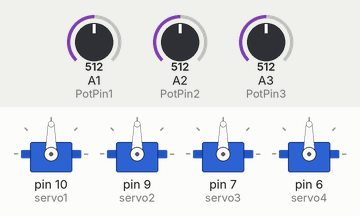
Simulated run of this sketch. Board: Arduino Uno, built with avr-gcc and run on an emulated ATmega328P. Shown: 4 × servo. The inputs (shaded band) are chosen by the test bench; at power-on: A1 (PotPin1) = 512, A2 (PotPin2) = 512, A3 (PotPin3) = 512.

Above: at 1.2 s.
1.3 s: A1 (PotPin1) set to 716
At 2.4 s:
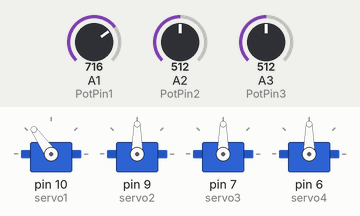
2.8 s: A2 (PotPin2) set to 716
At 3.4 s:
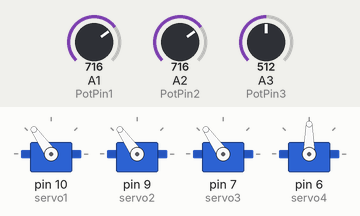
4.3 s: A3 (PotPin3) set to 716
At 5.5 s:
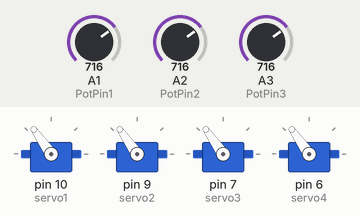
5.8 s: A1 (PotPin1) set to 900
At 6.8 s:
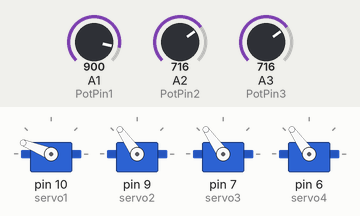
7.3 s: A2 (PotPin2) set to 900
At 7.8 s:
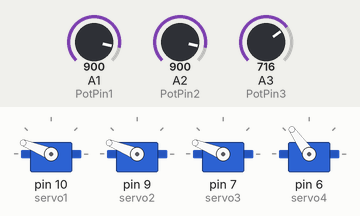
8.8 s: A3 (PotPin3) set to 900
At 9.4 s:
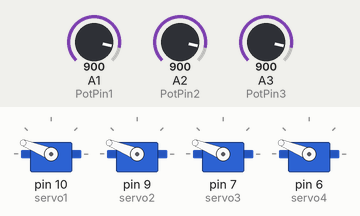
Timing chart, 0 to 11.3 s (numbered marks = the images above; inputs shaded):
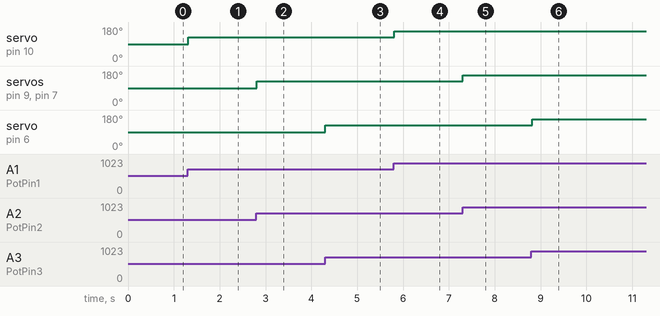

The sketch:

robotic_arm_circuit1.ino
```cpp
#include <Servo.h>
Servo servo1;
Servo servo2;
Servo servo3;
Servo servo4;

// Potentiometer pins
int PotPin1 = A1;
int PotPin2 = A2;
int PotPin3 = A3;

int val1;
int val2;
int val3;


void setup()
{
  servo1.attach(10);
  servo2.attach(9);
  servo3.attach(7);
  servo4.attach(6);
}

void loop()
{
  // Read the values from the potentiometers
  val1 = analogRead(PotPin1);
  val2 = analogRead(PotPin2);
  val3 = analogRead(PotPin3);

  // Convert the values from 0 to 180 degrees
  val1 = map(val1, 0, 1023, 0, 180);
  val2 = map(val2, 0, 1023, 0, 180);
  val3 = map(val3, 0, 1023, 0, 180);

  // Rotate the servo motors
  servo1.write(val1);
  servo2.write(val2);
  servo3.write(val2);
  servo4.write(val3);

  delay(15);
}
```

Measured:
- after the input at 1.3 s, servo on pin 10 (servo1): 90° → 125° at once
- after the input at 2.8 s, servo on pin 9 (servo2), servo on pin 7 (servo3): 90° → 125° at once
- after the input at 4.3 s, servo on pin 6 (servo4): 90° → 125° at once
- after the input at 5.8 s, servo on pin 10 (servo1): 125° → 158° at once
- after the input at 7.3 s, servo on pin 9 (servo2), servo on pin 7 (servo3): 125° → 158° at once
- after the input at 8.8 s, servo on pin 6 (servo4): 125° → 158° at once
